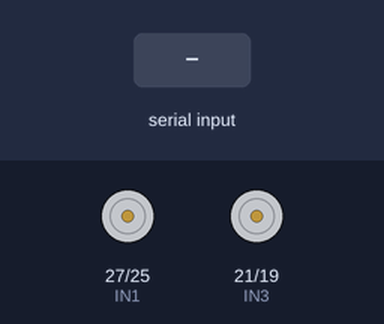
Simulated run of this sketch. Board: ESP32. Shown: motor-driver pin pairs drawn as motors (green arrow = first pin HIGH = forward, orange = second pin HIGH = backward, longer = more drive, scaled by the enable pin). Inputs (shaded band) come from the test bench. Nothing arrives over Bluetooth unless stated; what the sketch prints to the serial monitor is not drawn.

Above: at 1.2 s.
1.3 s: "90,45\n" received over the second serial link
At 2.4 s:
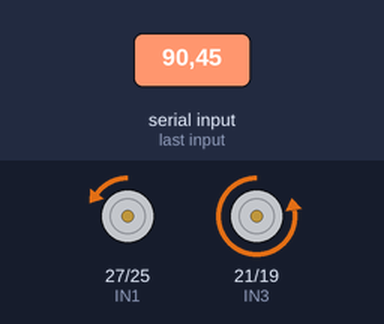
2.8 s: "30,150\n" received over the second serial link
At 3.5 s:
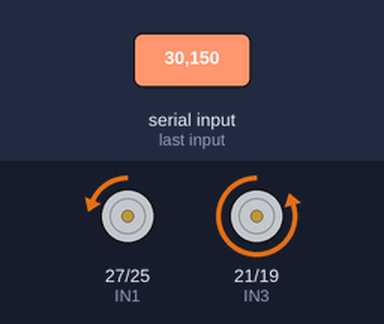
Timing chart, 0 to 5.8 s (numbered marks = the images above; inputs shaded):
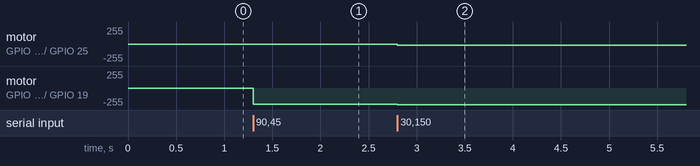

Measured:
- after the input at 1.3 s, motor on GPIO 27 (IN1) / GPIO 25 (IN2): stopped → backward 5/255 at once; motor on GPIO 21 (IN3) / GPIO 19 (IN4): stopped → backward 244/255 at once
- after the input at 2.8 s, motor on GPIO 27 (IN1) / GPIO 25 (IN2): backward 5/255 → backward 18/255 at once; motor on GPIO 21 (IN3) / GPIO 19 (IN4): backward 244/255 → backward 252/255 at once

The sketch:

slave_esp32.ino
```cpp
#include "BluetoothSerial.h"

#if !defined(CONFIG_BT_ENABLED) || !defined(CONFIG_BLUEDROID_ENABLED)
#error Bluetooth is not enabled! Please run `make menuconfig` to and enable it
#endif

BluetoothSerial SerialBT;

// --- Ορισμός των νέων "απλωμένων" Pins του ESP32 ---

// Αριστερό Μοτέρ
const int ENA = 14;
const int IN1 = 27;
const int IN2 = 25;

// Δεξί Μοτέρ
const int ENB = 22;
const int IN3 = 21;
const int IN4 = 19;

void setup() {
  Serial.begin(9600); // Ίδιο baud rate με τον αρχικό σου κώδικα

  pinMode(ENA, OUTPUT);
  pinMode(IN1, OUTPUT);
  pinMode(IN2, OUTPUT);
  pinMode(IN3, OUTPUT);
  pinMode(IN4, OUTPUT);
  pinMode(ENB, OUTPUT);

  analogWrite(ENA, 0);
  analogWrite(ENB, 0);

  SerialBT.begin("ESP32_Robot_Slave");
  Serial.println("Το σύστημα ξεκίνησε! Αναμονή για κίνηση joystick...");
}

void loop() {
  if (SerialBT.available()) {
    String incomingData = "";

    // Διαβάζουμε το πιο πρόσφατο πακέτο για μηδενικό lag
    while (SerialBT.available()) {
      incomingData = SerialBT.readStringUntil('\n');
    }
    incomingData.trim();

    int commaIndex = incomingData.indexOf(',');
    if (commaIndex > 0) {
      int joyY = incomingData.substring(0, commaIndex).toInt();
      int joyX = incomingData.substring(commaIndex + 1).toInt();

      int mappedY = map(joyY, 0, 4095, -255, 255);
      int mappedX = map(joyX, 0, 4095, -255, 255);

      if (abs(mappedY) < 25) mappedY = 0;
      if (abs(mappedX) < 25) mappedX = 0;

      // Λογική: Car-Like Quadrant Differential Steering
      int V = mappedY;
      int W = mappedX;

      int leftMotorSpeed = 0;
      int rightMotorSpeed = 0;

      if (W > 0) { // Στροφή Δεξιά
        leftMotorSpeed = V;
        rightMotorSpeed = V - (V * W / 255);
      }
      else if (W < 0) { // Στροφή Αριστερά
        rightMotorSpeed = V;
        leftMotorSpeed = V - (V * abs(W) / 255);
      }
      else { // Κίνηση ευθεία
        leftMotorSpeed = V;
        rightMotorSpeed = V;
      }

      driveLeftMotor(leftMotorSpeed);
      driveRightMotor(rightMotorSpeed);
    }
  }
}

// ================= Συναρτήσεις Οδήγησης =================

void driveLeftMotor(int speed) {
  if (speed > 0) {
    digitalWrite(IN1, HIGH);
    digitalWrite(IN2, LOW);
    analogWrite(ENA, speed);
  } else if (speed < 0) {
    digitalWrite(IN1, LOW);
    digitalWrite(IN2, HIGH);
    analogWrite(ENA, abs(speed));
  } else {
    digitalWrite(IN1, LOW);
    digitalWrite(IN2, LOW);
    analogWrite(ENA, 0);
  }
}

void driveRightMotor(int speed) {
  if (speed > 0) {
    digitalWrite(IN3, HIGH);
    digitalWrite(IN4, LOW);
    analogWrite(ENB, speed);
  } else if (speed < 0) {
    digitalWrite(IN3, LOW);
    digitalWrite(IN4, HIGH);
    analogWrite(ENB, abs(speed));
  } else {
    digitalWrite(IN3, LOW);
    digitalWrite(IN4, LOW);
    analogWrite(ENB, 0);
  }
}
```
